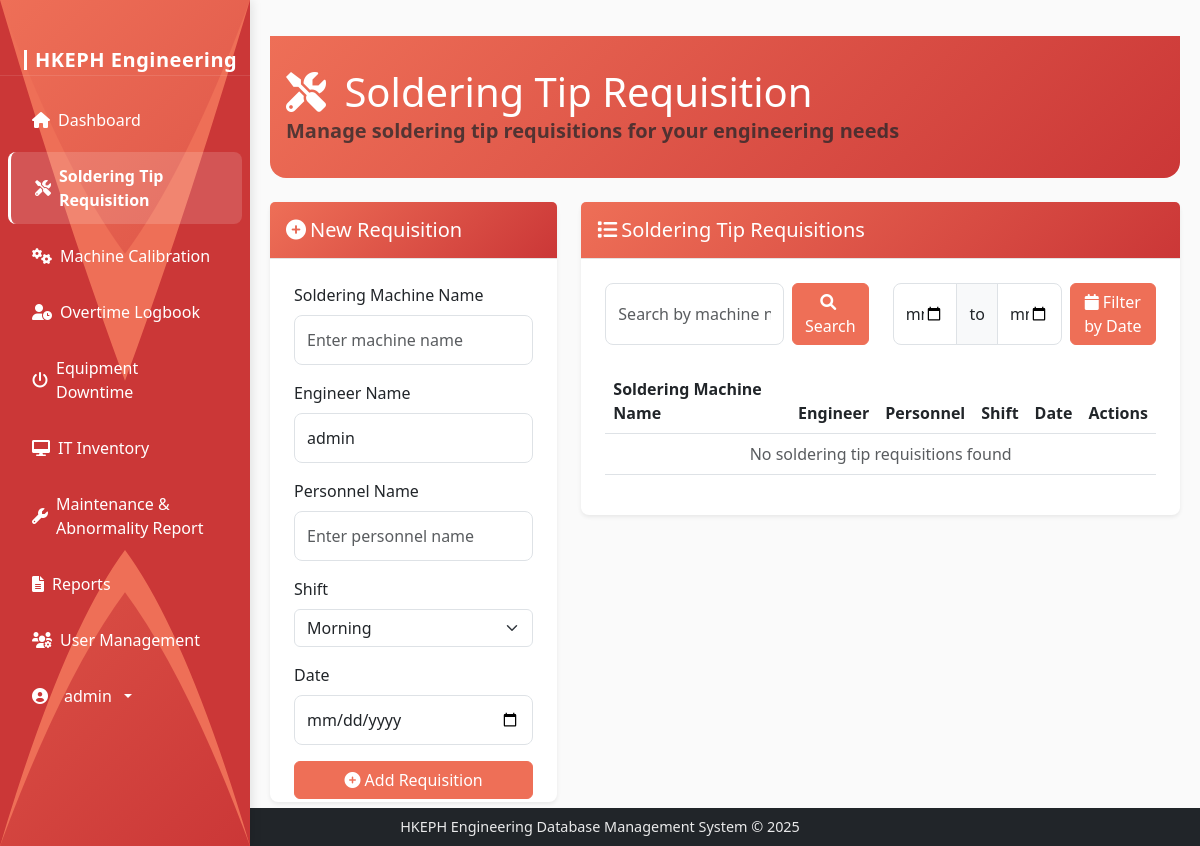
/soldering-tips (signed in), run on an earlier commit of the app's database.
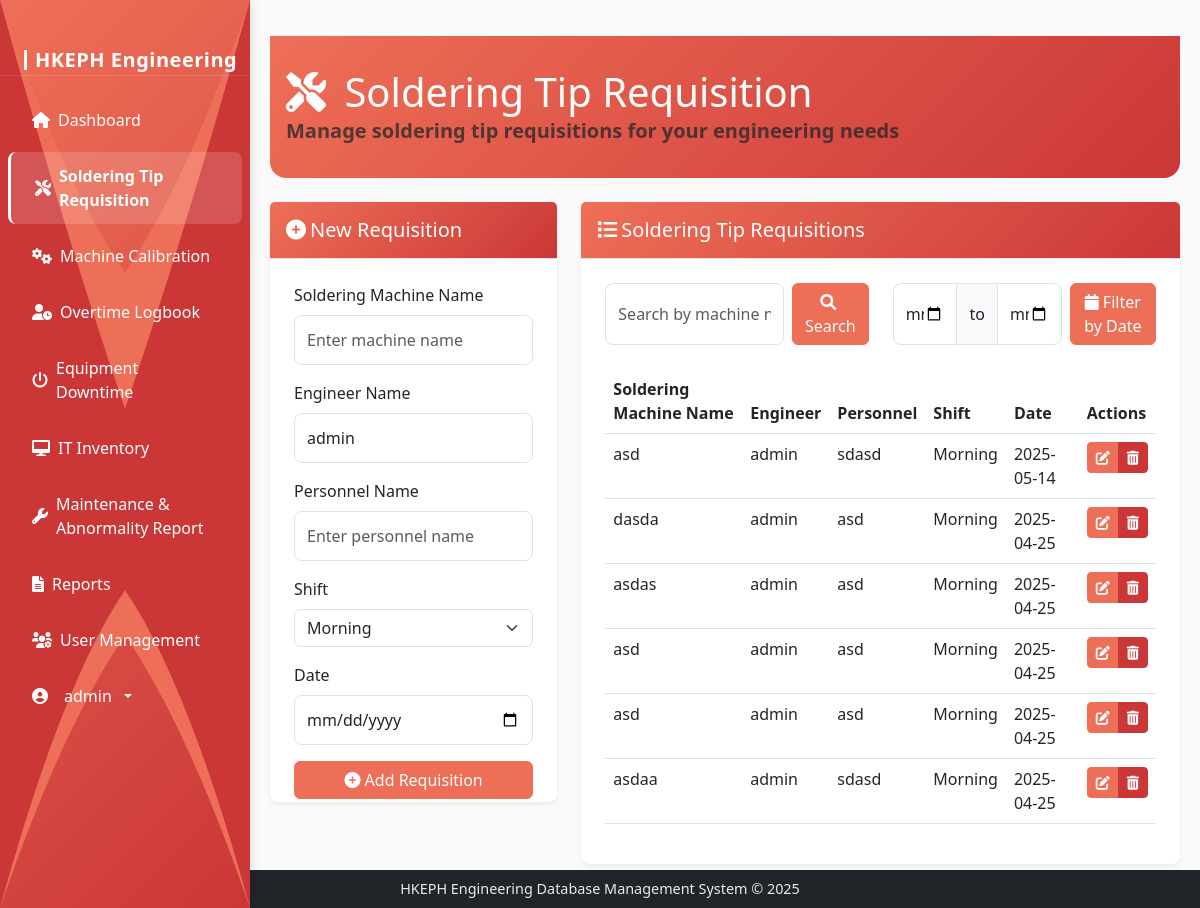
And on a later commit of the database.
### models.py (models this page shows, shortened)
class User(UserMixin, db.Model):
    id = db.Column(db.Integer, primary_key=True)
    username = db.Column(db.String(64), unique=True, nullable=False)
    email = db.Column(db.String(120), unique=True, nullable=False)
    password_hash = db.Column(db.String(256), nullable=False)
    is_admin = db.Column(db.Boolean, default=False)
    date_created = db.Column(db.DateTime, default=datetime.utcnow)

class SolderingTip(db.Model):
    id = db.Column(db.Integer, primary_key=True)
    machine_name = db.Column(db.String(100), nullable=False)
    engineer_name = db.Column(db.String(100), nullable=False)
    personnel_name = db.Column(db.String(100), nullable=False)
    shift = db.Column(db.String(20), nullable=False)
    date = db.Column(db.DateTime, nullable=False)
    created_at = db.Column(db.DateTime, default=datetime.utcnow)

### routes.py (the view, shortened to what this page needs)
@app.route('/soldering-tips')
@login_required
def soldering_tips():
    search_query = request.args.get('search', '')
    start_date = request.args.get('start_date')
    end_date = request.args.get('end_date')
    query = SolderingTip.query
    if search_query:
        query = query.filter(
            SolderingTip.machine_name.ilike(f'%{search_query}%')
        )
    tips = query.order_by(SolderingTip.date.desc()).all()
    form = SolderingTipForm()
    form.engineer_name.choices = [(user.username, user.username) for user in User.query.all()]
    return render_template('soldering_tip.html', tips=tips, form=form, search_query=search_query, start_date=start_date, end_date=end_date)

### templates/soldering_tip.html (shortened to what this page needs)
{% extends 'base.html' %}
{% block content %}
<div class="content-area">
    <div class="dashboard-header mb-4">
        <div class="header-content">
            <h1 class="mb-0" style="color: white;">
                <i class="fas fa-tools me-2" style="color: white;"></i>
                Soldering Tip Requisition
            </h1>
            <p class="lead text-muted mb-0 bold-welcome">
                Manage soldering tip requisitions for your engineering needs
            </p>
        </div>
    </div>
    <div class="row mb-4">
        <div class="col-md-4">
            <div class="card" style="height: 600px;">
                <div class="card-header" style="background: linear-gradient(135deg, var(--accent-primary), var(--accent-secondary)); color: white;">
                    <h5 class="mb-0">
                        {% if edit_tip %}
                        <i class="fas fa-edit me-1"></i>Edit Requisition
                        {% else %}
                        <i class="fas fa-plus-circle me-1"></i>New Requisition
                        {% endif %}
                    </h5>
                </div>
                <div class="card-body" style="overflow-y: auto;">
                    {% if edit_tip %}
                    <form method="POST" action="{{ url_for('edit_soldering_tip', tip_id=edit_tip.id) }}">
                    {% else %}
                    <form method="POST" action="{{ url_for('add_soldering_tip') }}">
                    {% endif %}
                        <div class="mb-3">
                            <label for="machine_name" class="form-label">Soldering Machine Name</label>
                            {{ form.machine_name(class="form-control", placeholder="Enter machine name") }}
                        </div>
                        <div class="mb-3">
                            <label for="engineer_name" class="form-label">Engineer Name</label>
                            {{ form.engineer_name(class="form-control", placeholder="Enter engineer name") }}
                        </div>
                        <div class="mb-3">
                            <label for="personnel_name" class="form-label">Personnel Name</label>
                            {{ form.personnel_name(class="form-control", placeholder="Enter personnel name") }}
                        </div>
                        <div class="mb-3">
                            <label for="shift" class="form-label">Shift</label>
                            {{ form.shift(class="form-select") }}
                        </div>
                        <div class="mb-3">
                            <label for="date" class="form-label">Date</label>
                            {{ form.date(class="form-control", type="date") }}
                        </div>
                        <div class="d-grid gap-2">
                            {% if edit_tip %}
                            <button type="submit" class="btn btn-primary">
                                <i class="fas fa-save me-1"></i>Update Requisition
                            </button>
                            <a href="{{ url_for('soldering_tips') }}" class="btn btn-secondary">
                                <i class="fas fa-times me-1"></i>Cancel
                            </a>
                            {% else %}
                            <button type="submit" class="btn btn-primary">
                                <i class="fas fa-plus-circle me-1"></i>Add Requisition
                            </button>
                            {% endif %}
                        </div>
                    </form>
                </div>
            </div>
        </div>
        <div class="col-md-8">
            <div class="card">
                <div class="card-header" style="background: linear-gradient(135deg, var(--accent-primary), var(--accent-secondary)); color: white;">
                    <h5 class="mb-0"><i class="fas fa-list me-1"></i>Soldering Tip Requisitions</h5>
                </div>
                <div class="card-body">
                    <div class="row mb-4">
                        <div class="col-md-6">
                            <form class="d-flex" method="GET" action="{{ url_for('soldering_tips') }}">
                                <input type="text" class="form-control me-2" name="search" placeholder="Search by machine name..." value="{{ search_query if search_query else '' }}">
                                <button class="btn btn-primary" type="submit">
                                    <i class="fas fa-search me-1"></i>Search
                                </button>
                            </form>
                        </div>
                        <div class="col-md-6">
                            <form class="d-flex" method="GET" action="{{ url_for('soldering_tips') }}">
                                <div class="input-group me-2">
                                    <input type="date" class="form-control" name="start_date" value="{{ start_date if start_date else '' }}">
                                    <span class="input-group-text">to</span>
                                    <input type="date" class="form-control" name="end_date" value="{{ end_date if end_date else '' }}">
                                </div>
                                <button class="btn btn-primary" type="submit">
                                    <i class="fas fa-calendar me-1"></i>Filter by Date
                                </button>
                            </form>
                        </div>
                    </div>
                    <div class="table-responsive" style="max-height: 600px;">
                        <table class="table table-hover">
                            <thead>
                                <tr>
                                    <th>Soldering Machine Name</th>
                                    <th>Engineer</th>
                                    <th>Personnel</th>
                                    <th>Shift</th>
                                    <th>Date</th>
                                    <th>Actions</th>
                                </tr>
                            </thead>
                            <tbody>
                                {% for tip in tips %}
                                <tr>
                                    <td>{{ tip.machine_name }}</td>
                                    <td>{{ tip.engineer_name }}</td>
                                    <td>{{ tip.personnel_name }}</td>
                                    <td>{{ tip.shift|capitalize }}</td>
                                    <td>{{ tip.date.strftime('%Y-%m-%d') }}</td>
                                    <td>
                                        <div class="btn-group btn-group-sm" role="group">
                                            <a href="{{ url_for('edit_soldering_tip', tip_id=tip.id) }}" class="btn btn-warning">
                                                <i class="fas fa-edit"></i>
                                            </a>
                                            <button type="button" class="btn btn-danger" data-bs-toggle="modal" data-bs-target="#deleteTipModal-{{ tip.id }}">
                                                <i class="fas fa-trash-alt"></i>
                                            </button>
                                        </div>
                                    </td>
                                </tr>
                                {% endfor %}
                                {% if not tips %}
                                <tr>
                                    <td colspan="6" class="text-center text-muted">No soldering tip requisitions found</td>
                                </tr>
                                {% endif %}
                            </tbody>
                        </table>
                    </div>
                </div>
            </div>
        </div>
    </div>
</div>
{% endblock %}

### templates/base.html (shortened to what this page needs)
<!DOCTYPE html>
<html lang="en" data-bs-theme="light" style="height: 100%;">
<head>
    <link href="https://cdn.jsdelivr.net/npm/bootstrap@5.3.0/dist/css/bootstrap.min.css" rel="stylesheet">
    <link rel="stylesheet" href="https://cdnjs.cloudflare.com/ajax/libs/font-awesome/6.0.0/css/all.min.css">
    <link rel="stylesheet" type="text/css" href="https://cdn.jsdelivr.net/npm/daterangepicker/daterangepicker.css" />
    <link rel="stylesheet" href="{{ url_for('static', filename='css/style.css') }}">
</head>
<body class="{% block body_class %}{% endblock %}" style="height: 100%; margin: 0;">
    <nav class="sidebar" id="sidebar">
        <svg class="sidebar-wave" viewBox="0 0 100 100" preserveAspectRatio="none">
            <path d="M0 0 L0 100 Q25 80 50 70 Q75 80 100 100 L100 0 Q75 20 50 30 Q25 20 0 0 Z" fill="var(--accent-primary)"/>
            <path d="M0 0 L0 100 Q25 75 50 65 Q75 75 100 100 L100 0 Q75 25 50 45 Q25 25 0 0 Z" fill="var(--accent-secondary)"/>
        </svg>
        <div class="sidebar-brand">
            <a class="navbar-brand" href="{{ url_for('dashboard') }}">
                <span>HKEPH Engineering</span>
            </a>
        </div>
        {% if current_user.is_authenticated %}
        <ul class="sidebar-nav nav flex-column">
            <li class="nav-item">
                <a class="nav-link {% if request.path == url_for('dashboard') %}active fw-bold{% endif %}" href="{{ url_for('dashboard') }}">
                    <i class="fas fa-home"></i>
                    <span>Dashboard</span>
                </a>
            </li>
            <li class="nav-item">
                <a class="nav-link {% if request.path == url_for('soldering_tips') %}active fw-bold{% endif %}" href="{{ url_for('soldering_tips') }}">
                    <i class="fas fa-tools"></i>
                    <span>Soldering Tip Requisition</span>
                </a>
            </li>
            <li class="nav-item">
                <a class="nav-link {% if request.path == url_for('machine_calibrations') %}active fw-bold{% endif %}" href="{{ url_for('machine_calibrations') }}">
                    <i class="fas fa-cogs"></i>
                    <span>Machine Calibration</span>
                </a>
            </li>
            <li class="nav-item">
                <a class="nav-link {% if request.path == url_for('overtime_logbook') %}active fw-bold{% endif %}" href="{{ url_for('overtime_logbook') }}">
                    <i class="fas fa-user-clock"></i>
                    <span>Overtime Logbook</span>
                </a>
            </li>
            <li class="nav-item">
                <a class="nav-link {% if request.path == url_for('equipment_downtime') %}active fw-bold{% endif %}" href="{{ url_for('equipment_downtime') }}">
                    <i class="fas fa-power-off"></i>
                    <span>Equipment Downtime</span>
                </a>
            </li>
            <li class="nav-item">
                <a class="nav-link {% if request.path == url_for('it_inventory') %}active fw-bold{% endif %}" href="{{ url_for('it_inventory') }}">
                    <i class="fas fa-desktop"></i>
                    <span>IT Inventory</span>
                </a>
            </li>
            <li class="nav-item">
                <a class="nav-link {% if request.path == url_for('maintenance_reports') %}active fw-bold{% endif %}" href="{{ url_for('maintenance_reports') }}">
                    <i class="fas fa-wrench"></i>
                    <span>Maintenance & Abnormality Report</span>
                </a>
            </li>
            <li class="nav-item">
                <a class="nav-link {% if request.path == url_for('reports') %}active fw-bold{% endif %}" href="{{ url_for('reports') }}">
                    <i class="fas fa-file-alt"></i>
                    <span>Reports</span>
                </a>
            </li>
            {% if current_user.is_admin %}
            <li class="nav-item">
                <a class="nav-link {% if request.path == url_for('user_management') %}active fw-bold{% endif %}" href="{{ url_for('user_management') }}">
                    <i class="fas fa-users-cog"></i>
                    <span>User Management</span>
                </a>
            </li>
            {% endif %}
            <li class="nav-item mt-auto">
                <div class="dropdown">
                    <a class="nav-link dropdown-toggle" href="#" id="sidebarDropdown" role="button" data-bs-toggle="dropdown" aria-expanded="false">
                        <i class="fas fa-user-circle me-2"></i>
                        <span>{{ current_user.username }}</span>
                    </a>
                </div>
            </li>
        </ul>
        {% endif %}
    </nav>
        <div class="main-flex-center">
            {% block content %}
            {% endblock %}
        </div>
        <footer class="bg-dark text-white position-fixed bottom-0 w-100 py-2 z-1020" style="
            background-color: rgba(0,0,0,0.8);
            left: 0;
            right: 0;
            width: 100%;
            text-align: center;
        ">
            <div class="container-fluid">
                <div class="row">
                    <div class="col-12">
                        <p class="mb-0" style="
                            color: rgba(255,255,255,0.9);
                            font-size: 0.9rem;
                            max-width: 100%;
                            word-wrap: break-word;
                            margin: 0 auto;
                            padding: 0 1rem;
                        ">HKEPH Engineering Database Management System &copy; 2025</p>
                    </div>
                </div>
            </div>
        </footer>
    </body>
    </html>

What changed in the data, as far as the page shows it:
added SolderingTip: machine_name "asd", engineer_name "admin", personnel_name "sdasd", shift "Morning", date "2025-05-14"
added SolderingTip: machine_name "dasda", engineer_name "admin", personnel_name "asd", shift "Morning", date "2025-04-25"
added SolderingTip: machine_name "asdas", engineer_name "admin", personnel_name "asd", shift "Morning", date "2025-04-25"
added SolderingTip: machine_name "asd", engineer_name "admin", personnel_name "asd", shift "Morning", date "2025-04-25"
added SolderingTip: machine_name "asd", engineer_name "admin", personnel_name "asd", shift "Morning", date "2025-04-25"
added SolderingTip: machine_name "asdaa", engineer_name "admin", personnel_name "sdasd", shift "Morning", date "2025-04-25"
Also different on the page:
text no longer shown: "No soldering tip requisitions found"
